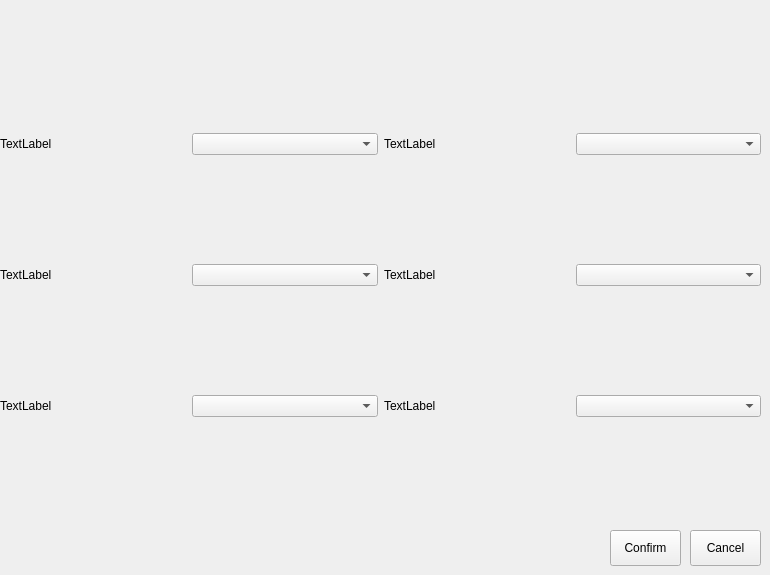
    <widget class="QWidget" name="editCologbx">
     <widget class="QPushButton" name="cancelEditbtn">
      <property name="geometry">
       <rect>
        <x>690</x>
        <y>530</y>
        <width>71</width>
        <height>36</height>
       </rect>
      </property>
      <property name="text">
       <string>Cancel</string>
      </property>
     </widget>
     <widget class="QPushButton" name="confirmEditbtn">
      <property name="geometry">
       <rect>
        <x>610</x>
        <y>530</y>
        <width>71</width>
        <height>36</height>
       </rect>
      </property>
      <property name="text">
       <string>Confirm</string>
      </property>
     </widget>
     <widget class="QWidget" name="verticalLayoutWidget">
      <property name="geometry">
       <rect>
        <x>0</x>
        <y>30</y>
        <width>761</width>
        <height>491</height>
       </rect>
      </property>
      <layout class="QVBoxLayout" name="verticalLayout">
       <item>
        <layout class="QHBoxLayout" name="horizontalLayout_2">
         <item>
          <layout class="QHBoxLayout" name="horizontalLayout_4">
           <item>
            <widget class="QLabel" name="allyEditlbl">
             <property name="text">
              <string>TextLabel</string>
             </property>
            </widget>
           </item>
           <item>
            <widget class="QComboBox" name="enemyEditcbx"/>
           </item>
          </layout>
         </item>
         <item>
          <layout class="QHBoxLayout" name="horizontalLayout_5">
           <item>
            <widget class="QLabel" name="goalkeeperEditlbl">
             <property name="text">
              <string>TextLabel</string>
             </property>
            </widget>
           </item>
           <item>
            <widget class="QComboBox" name="defenserEditcbx"/>
           </item>
          </layout>
         </item>
        </layout>
       </item>
       <item>
        <layout class="QHBoxLayout" name="horizontalLayout">
         <item>
          <layout class="QHBoxLayout" name="horizontalLayout_6">
           <item>
            <widget class="QLabel" name="enemyEditlbl">
             <property name="text">
              <string>TextLabel</string>
             </property>
            </widget>
           </item>
           <item>
            <widget class="QComboBox" name="allyEditcbx"/>
           </item>
          </layout>
         </item>
         <item>
          <layout class="QHBoxLayout" name="horizontalLayout_7">
           <item>
            <widget class="QLabel" name="defenserEditlbl">
             <property name="text">
              <string>TextLabel</string>
             </property>
            </widget>
           </item>
           <item>
            <widget class="QComboBox" name="goalkeeperEditcbx"/>
           </item>
          </layout>
         </item>
        </layout>
       </item>
       <item>
        <layout class="QHBoxLayout" name="horizontalLayout_3">
         <item>
          <layout class="QHBoxLayout" name="horizontalLayout_8">
           <item>
            <widget class="QLabel" name="ballEditlbl">
             <property name="text">
              <string>TextLabel</string>
             </property>
            </widget>
           </item>
           <item>
            <widget class="QComboBox" name="ballEditcbx"/>
           </item>
          </layout>
         </item>
         <item>
          <layout class="QHBoxLayout" name="horizontalLayout_9">
           <item>
            <widget class="QLabel" name="attackerEditlbl">
             <property name="text">
              <string>TextLabel</string>
             </property>
            </widget>
           </item>
           <item>
            <widget class="QComboBox" name="attackerEditcbx"/>
           </item>
          </layout>
         </item>
        </layout>
       </item>
      </layout>
     </widget>
    </widget>
